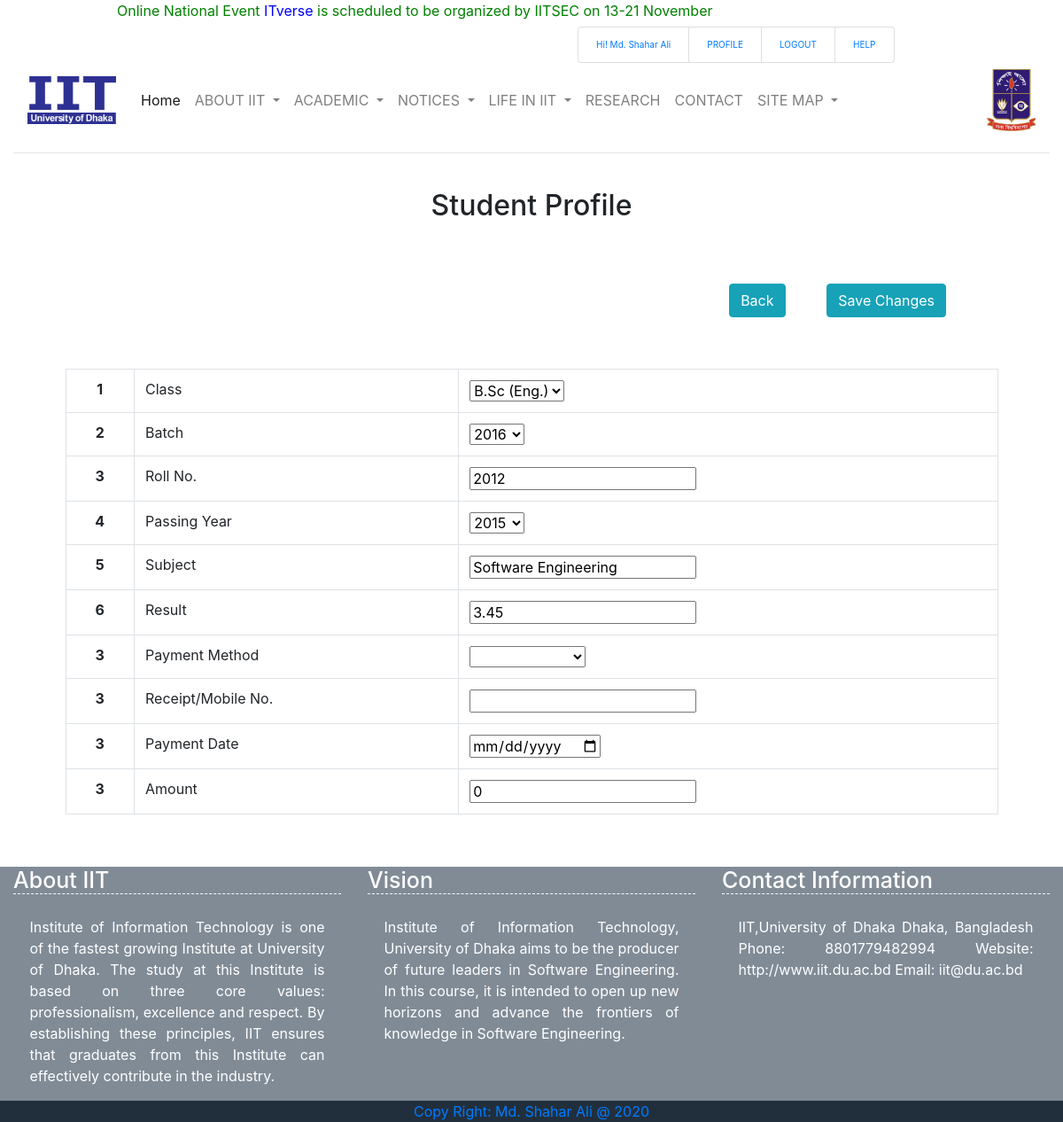
/edit_testimonial.php?test_id=4 (signed in), run on the app's committed database.
### tables this page shows
CREATE TABLE `tbl_testimonial` (
  `test_id` int(11) NOT NULL,
  `stu_id` int(11) NOT NULL,
  `class` varchar(100) NOT NULL,
  `batch` int(4) NOT NULL,
  `roll` int(10) NOT NULL,
  `pyear` int(4) NOT NULL,
  `subject` varchar(100) NOT NULL,
  `result` float NOT NULL,
  `payment_method` varchar(100) NOT NULL,
  `receip_no` varchar(100) NOT NULL,
  `payment_date` date NOT NULL,
  `amount` int(11) NOT NULL,
  `status` varchar(10) NOT NULL,
  `testimonial_date` timestamp NOT NULL DEFAULT CURRENT_TIMESTAMP,
  `prepared_by` varchar(100) NOT NULL
);

### lib/Database.php (called while the page is built, shortened)
<?php
Class Database{
	public $host   = "localhost";
	public $user   = "root";
	public $pass   = "";
	public $dbname = "iit_du";
	public $link;
	private function connectDB(){
	$this->link = new mysqli($this->host, $this->user, $this->pass, $this->dbname);
 }
	public function select($query){
		$result = $this->link->query($query) or die($this->link->error.__LINE__);
		if($result->num_rows > 0){
			return $result;
		} else {
			return false;
		}
	}
}

### edit_testimonial.php (the view, shortened to what this page needs)
<?php include 'assets/header.php';
?>
<hr style="color: black">
<br>
<h2>Student Profile</h2>
<div class="test-head">
<?php
if(isset($_GET['test_id'])){
  $test_id = $_GET['test_id'];
$query_test = "SELECT * FROM tbl_testimonial WHERE test_id='$test_id'";
 $data_test = $db->select($query_test);
 if($data_test){
 	while ($result = $data_test->fetch_assoc()) {
?>
<form action="" method="POST"  id="apply-testimonial" ><a class="btn btn-info" href="testimonial.php" >Back</a><button type="submit" class="btn btn-info" name ="update" onmouseover="applytestfunction()">Save Changes</button>
</div>
<table class="table table-bordered tbl-profile">
  <tbody>
   <tr>
      <th scope="row">1</th>
      <td>Class</td>
      <td>
        <select name="class" id="classname">
      <option>
      <?php echo $result['class'];  ?>
      </option>
    </select>
      </td>
    </tr><tr>
      <th scope="row">2</th>
      <td>Batch</td>
      <td>
        <select name="batch" id="batch">
      <option>
      <?php echo $result['batch'];  ?>
      </option>
    </select>
      </td>
    </tr><tr>
      <th scope="row">3</th>
      <td>Roll No.</td>
      <td>
        <input type="text" id="roll" name="roll" value="<?php echo $result['roll'];  ?>">
      </td>
    </tr><tr>
      <th scope="row">4</th>
      <td>Passing Year</td>
      <td><select name="pyear">
      <option>
      <?php echo $result['pyear'];  ?>
      </option>
    </select>
      </td>
    </tr><tr>
      <th scope="row">5</th>
      <td>Subject</td>
      <td>
        <input type="text" id="subject" name="subject" value="<?php echo $result['subject'];  ?>">
      </td>
    </tr><tr>
      <th scope="row">6</th>
      <td>Result</td>
      <td>
        <input type="text" id="result" name="result" value="<?php echo $result['result'];  ?>">
      </td>
    </tr>
    <tr>
      <th scope="row">3</th>
      <td>Payment Method</td>
      <td>
        <select name="payment_method">
      <option>
      </option>
      <option>BKASH</option>
    </select>
    </td>
    </tr>
    <tr>
      <th scope="row">3</th>
      <td>Receipt/Mobile No.</td>
      <td>
        <input type="text" id="receip_no" name="receip_no" value="<?php echo $result['receip_no'];  ?>">
      </td>
    </tr>
    <tr>
      <th scope="row">3</th>
      <td>Payment Date</td>
      <td>
        <input type="date" id="payment_date" name="payment_date" value="<?php echo $result['payment_date'];  ?>">
      </td>
    </tr>
    <tr>
      <th scope="row">3</th>
      <td>Amount</td>
      <td>
        <input type="text" id="amount" name="amount" value="<?php echo $result['amount'];  ?>">
      </td>
    </tr>
</tbody>
</table>
<?php   }
}} ?>
<?php include 'assets/footer.php'; ?>

### assets/css/mystyle.css (style rules this page uses)
.tbl-profile { width: 90%; margin-top: 5%; margin-right: 5%; margin-bottom: 5%; margin-left: 5%; }
.tbl-profile th { text-align: center; }
.test-head { widows: 100%; margin-top: 5%; margin-right: 10%; margin-left: 10%; text-align: right; }
.test-head a, button { margin-top: 10px; margin-left: 5%; }

### data on the page
tbl_testimonial: class "B.Sc (Eng.)", batch "2016", roll "2012", pyear "2015", subject "Software Engineering", result "3.45", amount "0"

### other printed values
Session::get("name") "Md. Shahar Ali"
